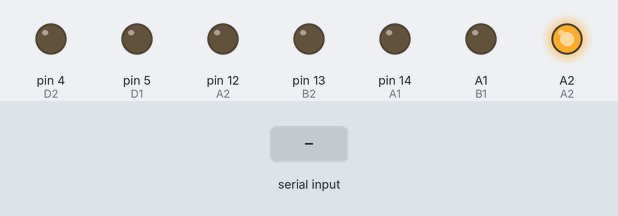
Simulated run of this sketch. Board: Arduino Uno, built with avr-gcc and run on an emulated ATmega328P. Shown: output pins drawn as LEDs (lit = HIGH). The inputs (shaded band) are chosen by the test bench. Pins used as bus, display or sensor lines are not drawn; what the sketch prints to the serial monitor is not drawn.

Above: at 1.2 s.
1.3 s: "F:1\n" received over Serial
At 3.3 s:
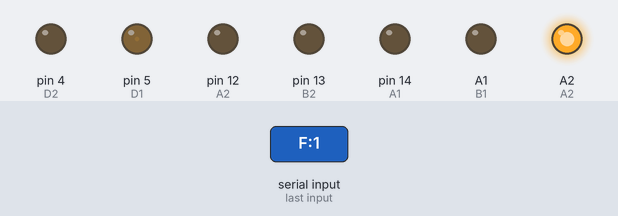
3.8 s: "B:150\n" received over Serial
At 5.2 s:
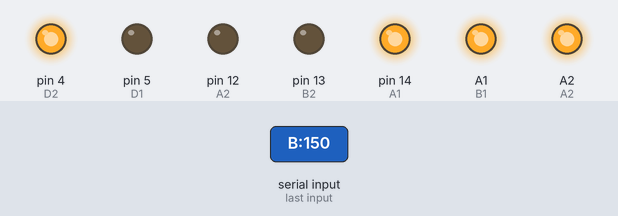
6.3 s: "L:150\n" received over Serial
At 8.2 s:
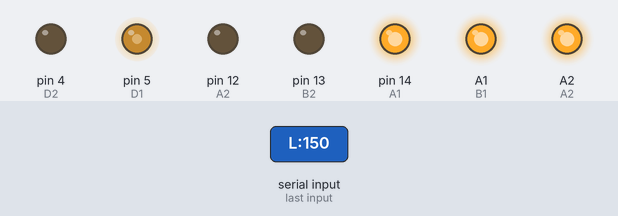
8.7 s: "R:150\n" received over Serial
At 10.1 s:
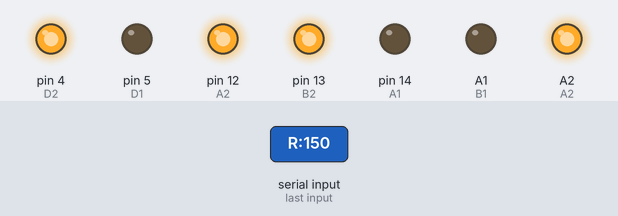
11.2 s: "L:1\n" received over Serial
At 13.2 s:
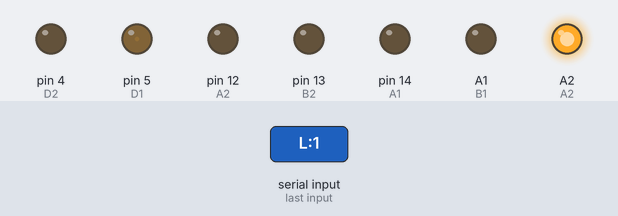
Timing chart, 0 to 14.7 s (numbered marks = the images above; inputs shaded):
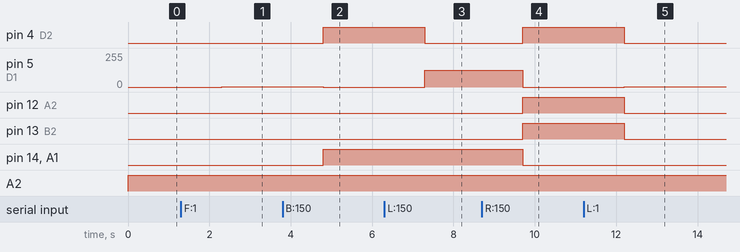

The sketch:

SerialControl.ino
```cpp
#define A1 14
#define A2 12
#define B1 15
#define B2 13
#define C1 2
#define C2 0
#define D1 5
#define D2 4
String Message;
void setup() {
  Serial.begin(115200);

  pinMode(A1, OUTPUT);
  pinMode(A2, OUTPUT);
  pinMode(B1, OUTPUT);
  pinMode(B2, OUTPUT);
  pinMode(C1, OUTPUT);
  pinMode(C2, OUTPUT);
  pinMode(D1, OUTPUT);
  pinMode(D2, OUTPUT);
  pinMode(16, OUTPUT);

}

void loop() {
  if (Serial.available() > 0) {        // Save message from serial
    Message =  Serial.readString();
  }
  dc_drive(Message);
}


void dc_drive(String dc_cmd) {
  String dc_direction ;
  String str_speed  ;
  int dc_speed = 0 ;

  if (dc_cmd != "STOP\n") {
    int index1 = dc_cmd.indexOf(':');
    int index2 = dc_cmd.indexOf("\n");

    dc_direction =  dc_cmd.substring(0, index1);
    str_speed = dc_cmd.substring(index1 + 1, index2);
    Serial.println(dc_direction);
    Serial.println(str_speed);
    dc_speed = str_speed.toInt();
    digitalWrite(16, HIGH);
    dc_speed = map(dc_speed, 0, 100, 0, 255);
    if (dc_direction == "F") {
      analogWrite(A1, 0);
      analogWrite(A2, dc_speed);
      analogWrite(B1, 0);
      analogWrite(B2, dc_speed);
      analogWrite(C1, dc_speed);
      analogWrite(C2, 0);
      analogWrite(D1, dc_speed);
      analogWrite(D2, 0);
    } else if (dc_direction == "B") {
      analogWrite(A1, dc_speed);
      analogWrite(A2, 0);
      analogWrite(B1, dc_speed);
      analogWrite(B2, 0);
      analogWrite(C1, 0);
      analogWrite(C2, dc_speed);
      analogWrite(D1, 0);
      analogWrite(D2, dc_speed);
    } else if (dc_direction == "L") {
      analogWrite(A1, dc_speed);
      analogWrite(A2, 0);
      analogWrite(B1, dc_speed);
      analogWrite(B2, 0);
      analogWrite(C1, dc_speed);
      analogWrite(C2, 0);
      analogWrite(D1, dc_speed);
      analogWrite(D2, 0);
    } else if (dc_direction == "R") {
      analogWrite(A1, 0);
      analogWrite(A2, dc_speed);
      analogWrite(B1, 0);
      analogWrite(B2, dc_speed);
      analogWrite(C1, 0);
      analogWrite(C2, dc_speed);
      analogWrite(D1, 0);
      analogWrite(D2, dc_speed);
    }

  } else {
    digitalWrite(16, LOW);
    analogWrite(A1, 0);
    analogWrite(A2, 0);
    analogWrite(B1, 0);
    analogWrite(B2, 0);
    analogWrite(C1, 0);
    analogWrite(C2, 0);
    analogWrite(D1, 0);
    analogWrite(D2, 0);
  }
}
```

Measured:
- after the input at 1.3 s, pin 5 (D1): 0/255 → 2/255 after 1.0 s
- after the input at 3.8 s, pin 4 (D2), pin 14 (A1), A1 (B1): LOW → HIGH after 1.0 s; pin 5 (D1): 2/255 → 0/255 after 1.0 s
- after the input at 6.3 s, pin 4 (D2): HIGH → LOW after 1.0 s; pin 5 (D1): 0/255 → 126/255 after 1.0 s
- after the input at 8.7 s, pin 4 (D2), pin 12 (A2), pin 13 (B2): LOW → HIGH after 1.0 s; pin 5 (D1): 126/255 → 0/255 after 1.0 s; pin 14 (A1), A1 (B1): HIGH → LOW after 1.0 s
- after the input at 11.2 s, pin 4 (D2), pin 12 (A2), pin 13 (B2): HIGH → LOW after 1.0 s; pin 5 (D1): 0/255 → 2/255 after 1.0 s
